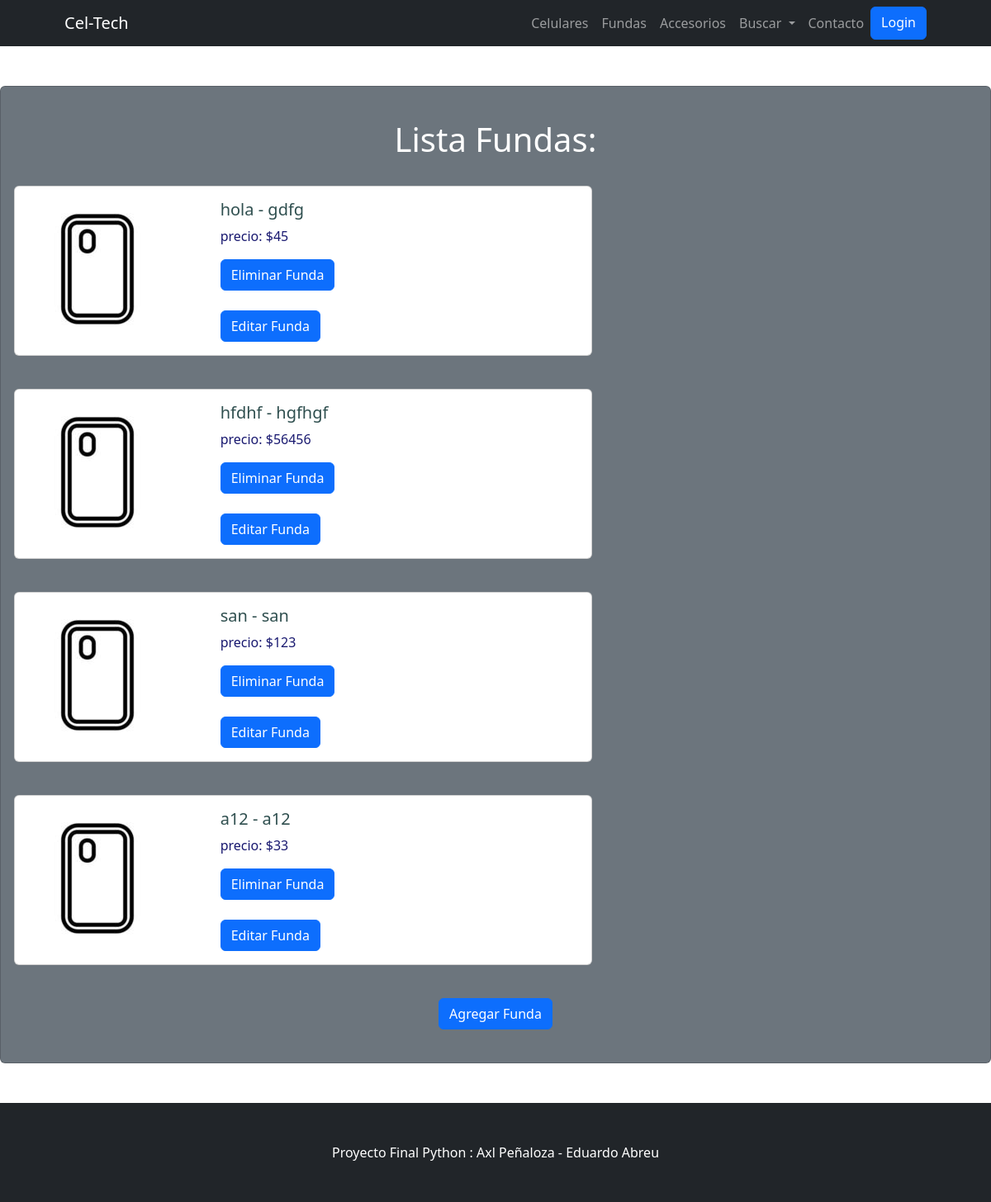
Before: /CelTech/lista-fundas with the older database file.
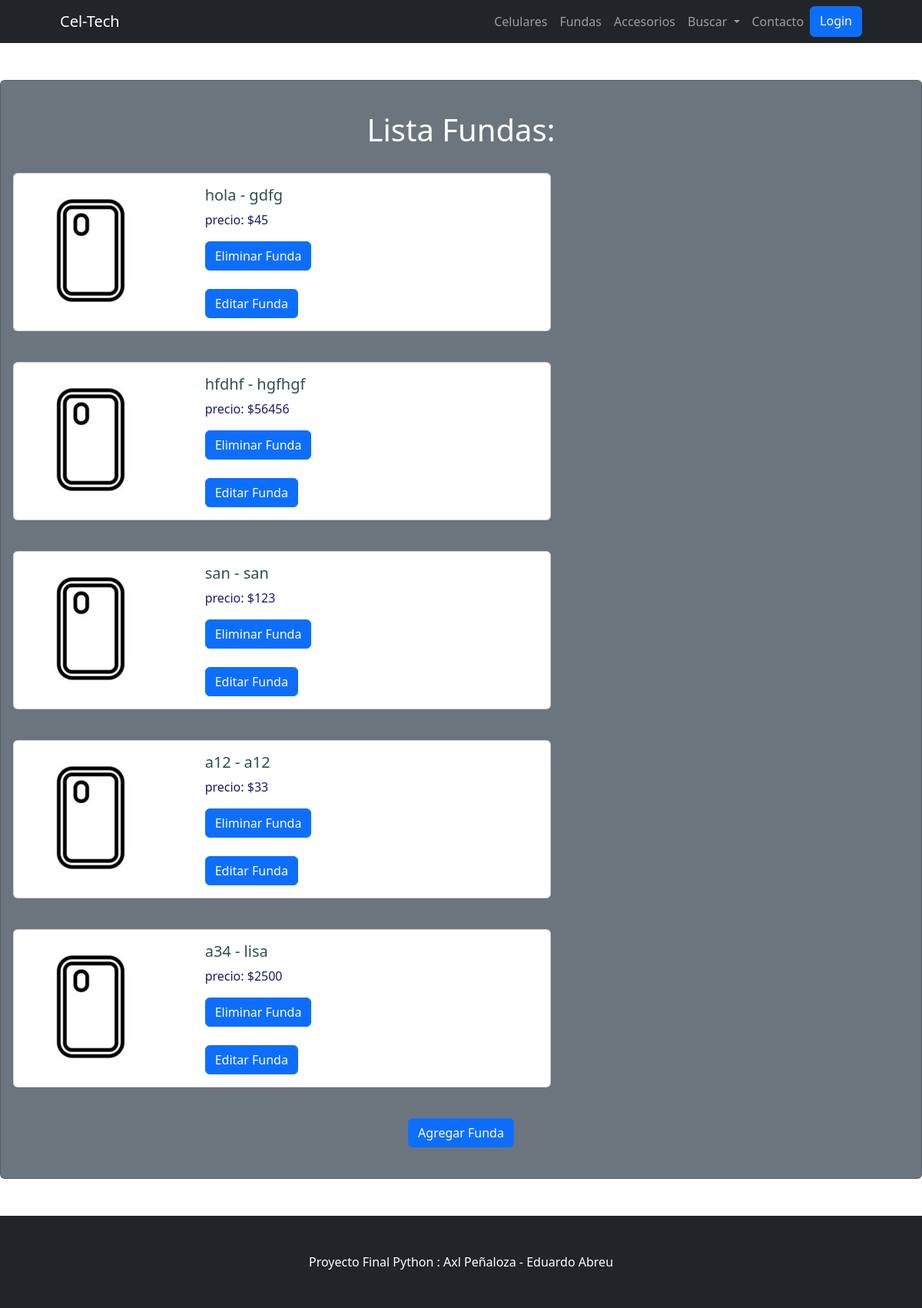
After: the same page with the newer database file.
### CelTech/models.py (models this page shows, shortened)
class Fundas(models.Model):
    modelo = models.CharField(max_length=20)
    tipo =  models.CharField(max_length=20)
    precio = models.IntegerField()

### CelTech/views.py (the view)
# urls.py: path('lista-fundas', lista_fundas, name="ListaFundas"),
def lista_fundas(req):
    lista_funda = Fundas.objects.all()
    return render(req, "lista_fundas.html", {"lista_fundas": lista_funda})

### CelTech/templates/lista_fundas.html (shortened to what this page needs)
{% extends 'padre.html' %}
{% block cambiante %}
    <div class="text-center">
      <h1>Lista Fundas:</h1>
       </div>
  <br>
{% for funda  in lista_fundas  %}
  <div class="card mb-3" style="max-width: 700px;">
    <div class="row g-0">
      <div class="col-md-4">
        <img src="\static\img\case2.jpg" class="img-fluid rounded-start" alt="...">
      </div>
      <div class="col-md-8">
        <div class="card-body">
          <h5 class="card-title" style="color: darkslategrey;">{{funda.modelo}} - {{funda.tipo}}</h5>
          <p class="card-text" style="color: midnightblue;" > precio: ${{funda.precio}}</p>
          <form action="{% url 'EliminarFunda' funda.id %}" method="post">{% csrf_token %}
            <button type="submit" class="btn btn-primary">Eliminar Funda</button>
        </form>
        <br>
            <a class="btn btn-primary" href="{% url 'EditarFunda' funda.id %}" role="button">Editar Funda</a>
        </div>
      </div>
    </div>
  </div>
 <br>
{% endfor %}
 <div class="text-center">
    <a class="btn btn-primary" href="{% url 'AdministradorFundas' %}" role="button">Agregar Funda</a>
</div>
{% endblock cambiante %}

Changed rows visible on the page:
added Fundas: modelo "a34", tipo "lisa", precio "2500"
